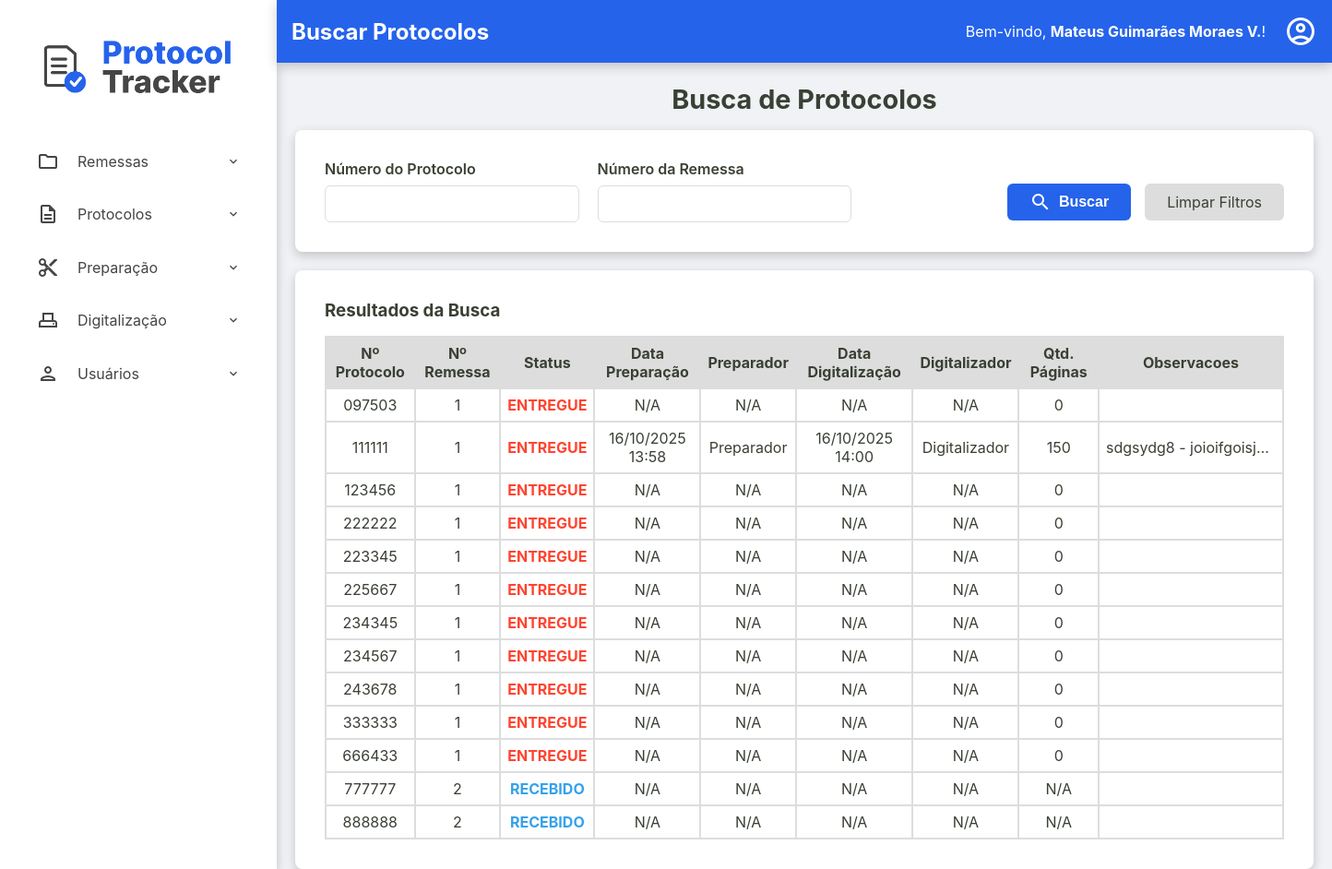
Page /admin/protocolos/buscar-protocolos (signed in) on the earlier database version.
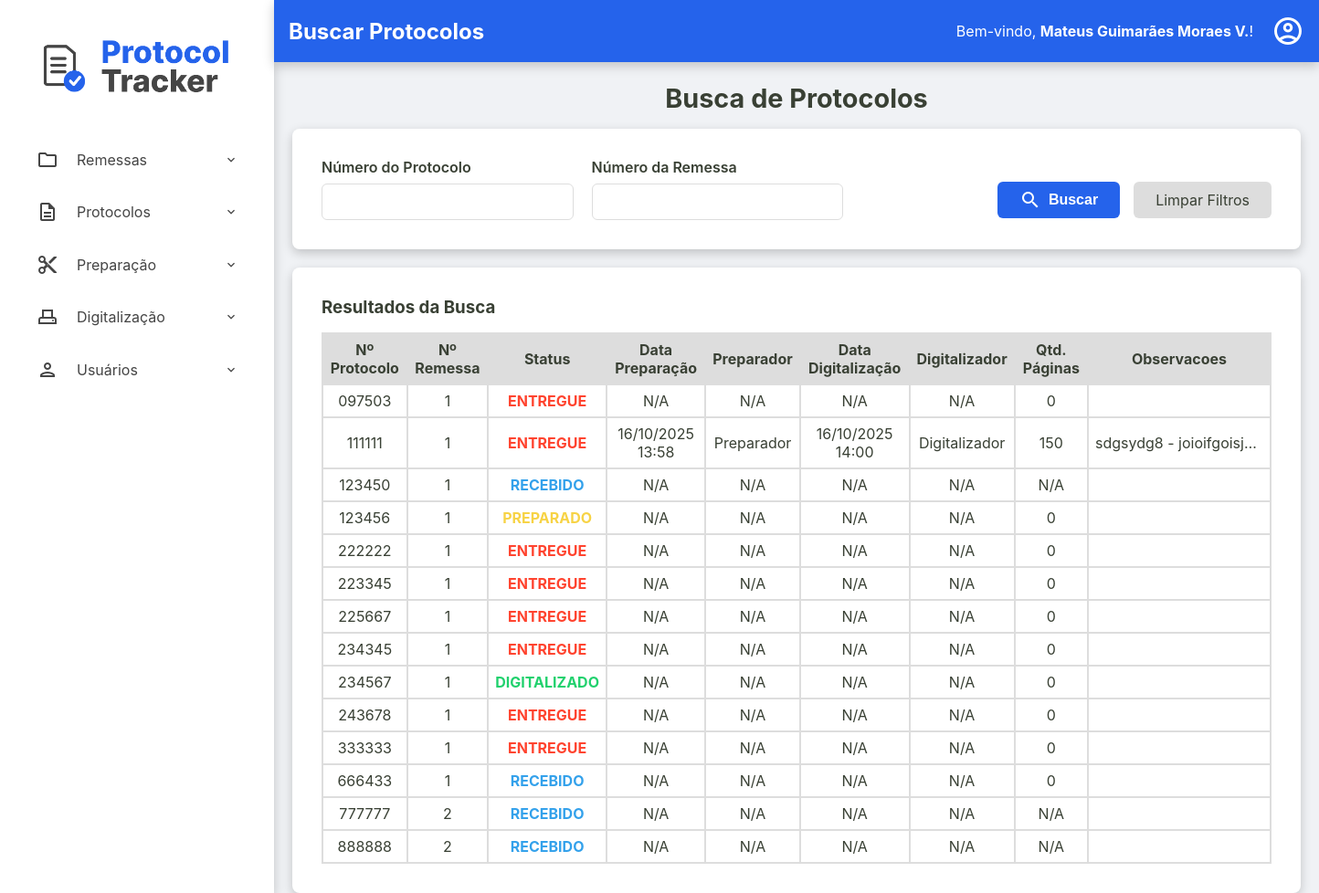
Same page on the later database version.
### tables this page shows
CREATE TABLE usuarios (
    id INTEGER PRIMARY KEY AUTOINCREMENT,
    nome TEXT NOT NULL,
    email TEXT NOT NULL UNIQUE,
    cpf TEXT NOT NULL UNIQUE,
    hash_senha TEXT NOT NULL,
    permissao TEXT NOT NULL,
    data_criacao TEXT NOT NULL DEFAULT CURRENT_TIMESTAMP,
    status INTEGER NOT NULL DEFAULT 1
  );

CREATE TABLE protocolos (
    id TEXT PRIMARY KEY,
    id_remessa TEXT NOT NULL,
    numero_protocolo TEXT NOT NULL UNIQUE,
    data_preparacao TEXT NULL,
    id_preparador INTEGER NULL,
    data_digitalizacao TEXT NULL,
    id_digitalizador INTEGER NULL,
    status TEXT NOT NULL DEFAULT 'RECEBIDO',
    quantidade_paginas INTEGER NULL CHECK (quantidade_paginas >= 0),
    observacoes TEXT NULL,
    FOREIGN KEY (id_remessa) REFERENCES remessas (id),
    FOREIGN KEY (id_preparador) REFERENCES usuarios (id),
    FOREIGN KEY (id_digitalizador) REFERENCES usuarios (id)
  );

CREATE TABLE remessas (
    numero_remessa INTEGER PRIMARY KEY, -- SQLite vai gerenciar o autoincremento aqui
    id TEXT NOT NULL UNIQUE, -- Seu ID de texto continua sendo obrigatório e único
    data_recebimento TEXT NOT NULL,
    data_entrega TEXT NULL,
    status TEXT NOT NULL DEFAULT 'RECEBIDO',
    quantidade_protocolos INTEGER NULL CHECK (quantidade_protocolos >= 0),
    id_administrador INTEGER NOT NULL,
    observacoes TEXT NULL,
    FOREIGN KEY (id_administrador) REFERENCES usuarios (id)
  );

### src/Controller/ProtocoloController.php (called while the page is built, shortened)
<?php
class ProtocoloController
{
    private ?Usuario $usuario_logado = null;
    public function __construct(
        private ProtocoloRepository $protocoloRepository,
        private ProtocoloService $protocoloService,
        private UsuarioRepository $usuarioRepository,
        private RemessaRepository $remessaRepository,
        private DashboardService $dashboardService
    ) {
        $id_usuario = $_SESSION['usuario_logado_id'] ?? null;
        if ($id_usuario) {
            $this->usuario_logado = $this->usuarioRepository->findById($id_usuario);
        }
    }
    public function buscarProtocolos()
    {
        try {
            $titulo_da_pagina = "Buscar Protocolos";
            $usuario_logado = $this->usuario_logado;
            $numero_protocolo = $_GET['numero_protocolo'] ?? null;
            $numero_remessa = $_GET['numero_remessa'] ?? null;
            $listaDePreparadores = $this->usuarioRepository->allByPermissao('preparador');
            $listaDeDigitalizadores = $this->usuarioRepository->allByPermissao('digitalizador');
            $listaProtocolos = $this->protocoloRepository->search($numero_protocolo, $numero_remessa);
            require __DIR__ . '/../../templates/admin/buscar-protocolos.php';
        } catch (Exception $e) {
            $this->home($e->getMessage());
        }
    }
}

### src/Repository/UsuarioRepository.php (called while the page is built, shortened)
<?php
class UsuarioRepository implements UsuarioRepositoryInterface
{
    private PDO $connection;
    public function __construct(PDO $connection)
    {
        $this->connection = $connection;
    }
    public function allByPermissao(string $permissao): array
    {
        $sqlQuery = "SELECT * FROM usuarios WHERE permissao = :permissao";
        $stmt = $this->connection->prepare($sqlQuery);
        $stmt->bindValue(':permissao', $permissao);
        $stmt->execute();
        return $this->hidrataLista($stmt);
    }
    public function findById(int $id): ?Usuario
    {
        $sqlQuery = "SELECT * FROM usuarios WHERE id = :id;";
        $stmt = $this->connection->prepare($sqlQuery);
        $stmt->bindValue(':id', $id);
        $stmt->execute();
        $dadosUsuario = $stmt->fetch();
        return Usuario::fromArray($dadosUsuario);
    }
    private function hidrataLista(PDOStatement $stmt): array
    {
        $listaDeUsuarios = [];
        while($dadosUsuario = $stmt->fetch()){
            $listaDeUsuarios[] = Usuario::fromArray($dadosUsuario);
        }
        return $listaDeUsuarios;
    }
}

### src/Model/Usuario.php (called while the page is built, shortened)
<?php
class Usuario {
    public function getNome(): string { return $this->nome; }
    public static function fromArray(array $array): self
    {
        try {
            $data_criacao = isset($array['data_criacao']) ? new DateTimeImmutable($array['data_criacao']) : null;
        } catch (Exception $e) {
            throw new Exception("Falha ao criar data");
        }
        return new self(
            (int) $array['id'],
            $array['nome'],
            $array['email'],
            $array['cpf'],
            $array['hash_senha'],
            $array['permissao'],
            $data_criacao,
            (bool) $array['status']
        );
    }
}

### src/Controller/Admin/RemessaController.php (called while the page is built, shortened)
<?php
class RemessaController
{
    public function __construct(
        private RemessaRepository $remessaRepository,
        private RemessaService $remessaService,
        private ProtocoloRepository $protocoloRepository,
        private ProtocoloService $protocoloService,
        private UsuarioRepository $usuarioRepository,
        private DashboardService $dashboardService,
        private UsuarioService $usuarioService
    ) {
        $id_usuario = $_SESSION['usuario_logado_id'] ?? null;
        if ($id_usuario) {
            $this->usuario_logado = $this->usuarioRepository->findById($id_usuario);
        }
    }
}

### src/Repository/ProtocoloRepository.php (called while the page is built, shortened)
<?php
class ProtocoloRepository implements ProtocoloRepositoryInterface
{
    private PDO $connection;
    public function __construct(PDO $connection)
    {
        $this->connection = $connection;
    }
    public function search(?string $numero_protocolo = null, ?string $numero_remessa = null): array
    {
        $parametros = [];
        $sqlQuery = "SELECT
        p.numero_protocolo AS numero_protocolo,
        r.numero_remessa AS numero_remessa,
        p.status AS status_protocolo,
        p.data_preparacao AS data_preparacao,
        p.id_preparador AS id_preparador,
        p.data_digitalizacao AS data_digitalizacao,
        p.id_digitalizador AS id_digitalizador,
        p.quantidade_paginas AS quantidade_paginas,
        p.observacoes AS observacoes
        FROM protocolos as p
        JOIN remessas as r
        ON p.id_remessa = r.id";
        $sqlQuery .= ' ORDER BY r.numero_remessa, p.numero_protocolo;';
        $stmt = $this->connection->prepare($sqlQuery);
        $stmt->execute($parametros);
        return $stmt->fetchAll();
    }
}

### templates/admin/buscar-protocolos.php (the view)
<?php require __DIR__ . '/../components/_header.php'; ?>
<h2>Busca de Protocolos</h2>
<div class="container-principal-busca">
    <div class="form-container busca-form-container">
        <form action="/admin/protocolos/buscar-protocolos" method="get" class="busca-form">
            <div class="form-row">
                <div class="form-group">
                    <label for="numero_protocolo">Número do Protocolo</label>
                    <input type="text" id="numero_protocolo" name="numero_protocolo" value="<?= htmlspecialchars($_GET['numero_protocolo'] ?? '') ?>">
                </div>
                <div class="form-group">
                    <label for="numero_remessa">Número da Remessa</label>
                    <input type="text" id="numero_remessa" name="numero_remessa" value="<?= htmlspecialchars($_GET['numero_remessa'] ?? '') ?>">
                </div>
            </div>
            <div class="form-actions">
                <button type="submit" class="btn-buscar">
                    <span class="material-icons-outlined">search</span> Buscar
                </button>
                <a href="/admin/protocolos/buscar-protocolos" class="btn-limpar">Limpar Filtros</a>
            </div>
        </form>
    </div>
    <div class="listagem-container">
        <h3>Resultados da Busca</h3>
        <table class="protocolos-table datatable-js" id="tabela-protocolos">
            <thead>
                <tr>
                    <th>Nº Protocolo</th>
                    <th>Nº Remessa</th>
                    <th>Status</th>
                    <th>Data Preparação</th>
                    <th>Preparador</th>
                    <th>Data Digitalização</th>
                    <th>Digitalizador</th>
                    <th>Qtd. Páginas</th>
                    <th>Observacoes</th>
                </tr>
            </thead>
            <tbody>
                <?php
                    $fusoHorarioLocal = new DateTimeZone('America/Campo_Grande');
                ?>
                <?php foreach ($listaProtocolos as $protocolo): ?>
                    <tr>
                        <td><?= htmlspecialchars($protocolo['numero_protocolo']) ?></td>
                        <td><?= htmlspecialchars($protocolo['numero_remessa']) ?></td>
                        <td class="<?= htmlspecialchars($protocolo['status_protocolo']) ?>"><?= htmlspecialchars($protocolo['status_protocolo']) ?></td>
                        <td><?= $protocolo['data_preparacao'] ? (new DateTimeImmutable($protocolo['data_preparacao']))->setTimezone($fusoHorarioLocal)->format('d/m/Y H:i') : 'N/A' ?></td>
                        <td>
                            <?php
                                foreach ($listaDePreparadores as $preparador) {
                                    if($preparador->getId() == $protocolo['id_preparador']){
                                        $nomePreparador = $preparador->getNome();
                                        break;
                                    }
                                }
                                echo htmlspecialchars($nomePreparador ?? 'N/A');
                                $nomePreparador = 'N/A';
                            ?>
                        </td>
                        <td><?= $protocolo['data_digitalizacao'] ? (new DateTimeImmutable($protocolo['data_digitalizacao']))->setTimezone($fusoHorarioLocal)->format('d/m/Y H:i') : 'N/A' ?></td>
                        <td>
                            <?php
                                foreach ($listaDeDigitalizadores as $digitalizador) {
                                    if($digitalizador->getId() === $protocolo['id_digitalizador']){
                                        $nomeDigitalizador = $digitalizador->getNome();
                                        break;
                                    }
                                }
                                echo htmlspecialchars($nomeDigitalizador ?? 'N/A');
                                $nomeDigitalizador = 'N/A';
                            ?>
                        </td>
                        <td><?= htmlspecialchars($protocolo['quantidade_paginas'] ?? 'N/A') ?></td>
                        <td class="coluna-observacoes" title="<?= htmlspecialchars($protocolo['observacoes'] ?? '') ?>"><?= htmlspecialchars($protocolo['observacoes']) ?? '' ?></td>
                    </tr>
                <?php endforeach; ?>
            </tbody>
        </table>
    </div>
</div>
<?php require __DIR__ . '/../components/_footer.php'; ?>

### public/index.php (shortened to what this page needs)
<?php
try {
    $connection = ConnectionCreatorSqlite::createConnectionSqlite();
    $protocoloRepository = new ProtocoloRepository($connection);
    $remessaRepository = new RemessaRepository($connection);
    $usuarioRepository = new UsuarioRepository($connection);
    $dashboardService = new DashboardService($protocoloRepository, $remessaRepository);
    $protocoloService = new ProtocoloService($protocoloRepository, $remessaRepository, $usuarioRepository);
    $remessaService = new RemessaService($remessaRepository, $usuarioRepository, $protocoloRepository);
    $usuarioService = new UsuarioService($usuarioRepository);
    $remessaController = new RemessaController($remessaRepository, $remessaService, $protocoloRepository, $protocoloService, $usuarioRepository, $dashboardService, $usuarioService);
    $protocoloController = new ProtocoloController($protocoloRepository, $protocoloService, $usuarioRepository, $remessaRepository, $dashboardService);
    $url = $_SERVER['REQUEST_URI'];
    $url = parse_url($url, PHP_URL_PATH);
    $method = $_SERVER['REQUEST_METHOD'];
    switch ($url) {
        case '/admin/protocolos/buscar-protocolos':
            if($method === 'GET'){
                $protocoloController->buscarProtocolos();
            }
            break;
    }
} catch (Exception $e) {
    http_response_code(500);
    echo "<p>Mensagem do Erro: " . $e->getMessage() . "</p>";
}

### templates/components/_header.php (shortened to what this page needs)
<!DOCTYPE html>
<html lang="pt-br">
<head>
    <link rel="stylesheet" href="/assets/css/style.css">
    <link rel="stylesheet" href="https://cdn.datatables.net/2.0.8/css/dataTables.dataTables.css">
</head>
<body>
    <div class="container-principal">
        <aside class="sidebar">
            <div class="sidebar-logo">
                <a href="/home"><img src="/assets/imgs/ProtocolTrackerLogo.png" alt="Logo Protocol Tracker"></a>
            </div>
            <nav>
                <ul>
                    <?php if ($permissao === 'administrador'): ?>
                        <li class="has-submenu">
                            <a><span class="material-icons-outlined">folder</span> Remessas</a>
                        </li>
                        <li class="has-submenu">
                            <a><span class="material-icons-outlined">description</span> Protocolos</a>
                        </li>
                        <li class="has-submenu">
                            <a><span class="material-icons-outlined">content_cut</span> Preparação</a>
                        </li>
                        <li class="has-submenu">
                            <a><span class="material-icons-outlined">adf_scanner</span> Digitalização</a>
                        </li>
                        <li class="has-submenu">
                            <a><span class="material-icons-outlined">person</span> Usuários</a>
                        </li>
                    <?php endif; ?>
                </ul>
            </nav>
        </aside>
        <div class="div-conteudo-principal">
            <?php require __DIR__ . '/_content-header.php'; ?>
            <main class="conteudo-principal">

### templates/components/_content-header.php (shortened to what this page needs)
<div class="content-header">
    <div class="header-title">
        <h2><?= isset($titulo_da_pagina) ? htmlspecialchars($titulo_da_pagina) : 'Página sem Título' ?></h2>
    </div>
    <div class="logout">
        <?php if (isset($usuario_logado) && $usuario_logado): ?>
            <div class="welcome-message">
                <span>Bem-vindo, <strong><?= htmlspecialchars($usuario_logado->getNome()) ?></strong>!</span>
            </div>
            <div class="dropdown">
                <a href="#" id="user-menu-toggle" class="action-icon" title="Opções do Usuário">
                    <span class="material-icons-outlined">account_circle</span>
                </a>
            </div>
        <?php endif; ?>
    </div>
</div>

### templates/components/_footer.php (shortened to what this page needs)
            </main>
        </div>
    </div>
</body>
</html>

Differences in the rows shown:
added protocolos: numero_protocolo "123450", remessas.numero_remessa "1", status "RECEBIDO", shows "N/A", nomePreparador "N/A", nomeDigitalizador "N/A", quantidade_paginas "N/A"
changed protocolos: status "ENTREGUE" → "PREPARADO"
changed protocolos: status "ENTREGUE" → "DIGITALIZADO"
changed protocolos (number 12 of 14 on the later page): status "ENTREGUE" → "RECEBIDO"
